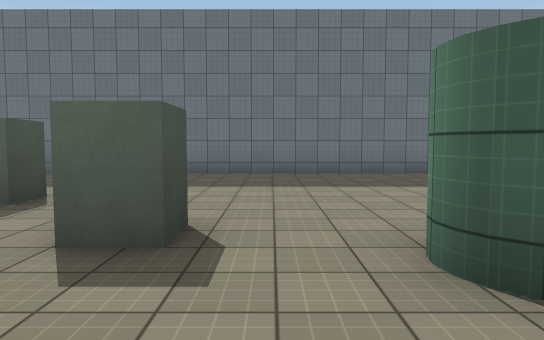
view 1 (above)

24 first-person views from a walk through a scene from a Unity 3-D project. The camera is 1.4 m above the floor, tilts 4° down and sees 70° across. The floor is counted in squares, 1.95 m on a side. Each view is taken from the middle of a square. On the plan, view 1 faces up. The plan holds only what a view shows up to about 11 squares ahead; the rest is blank. The player character is not drawn. Some surface patterns are stand-ins.

view 2
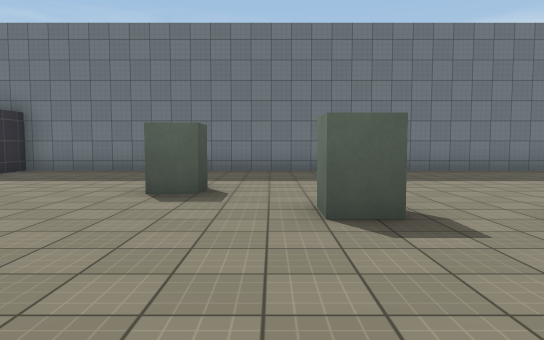

view 3
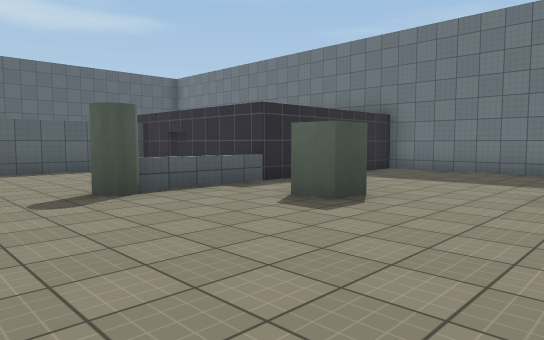

view 4
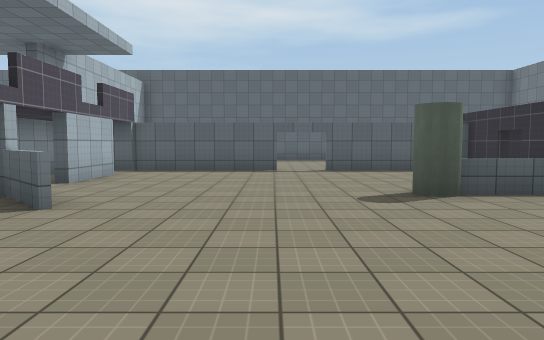

view 5
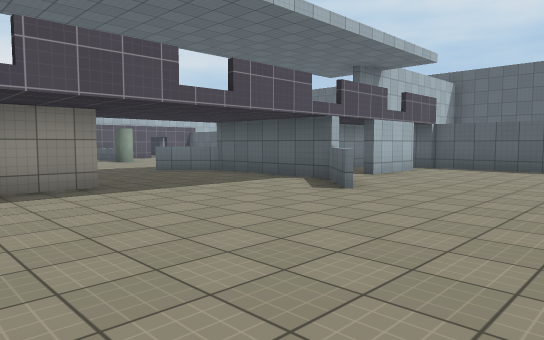

view 6
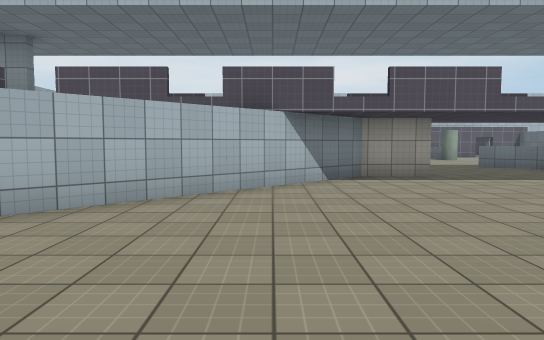

view 7
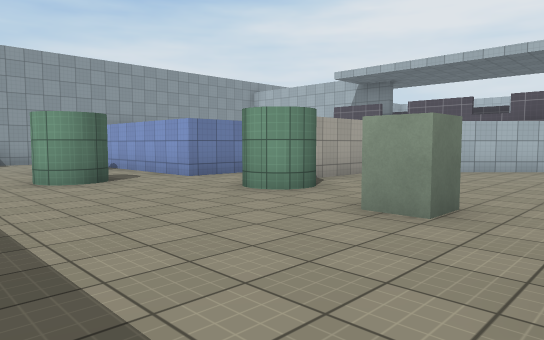

view 8
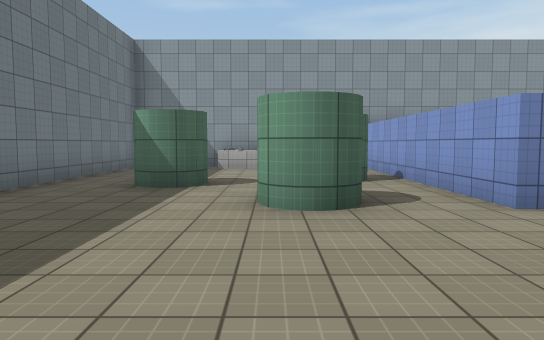

view 9
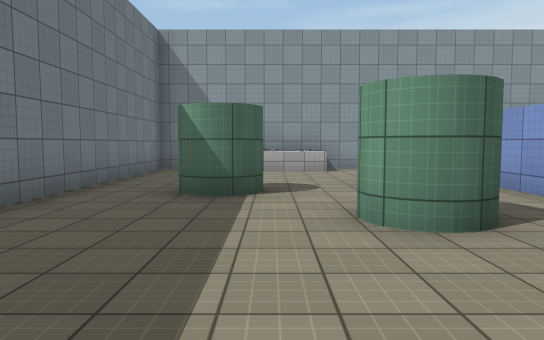

view 10
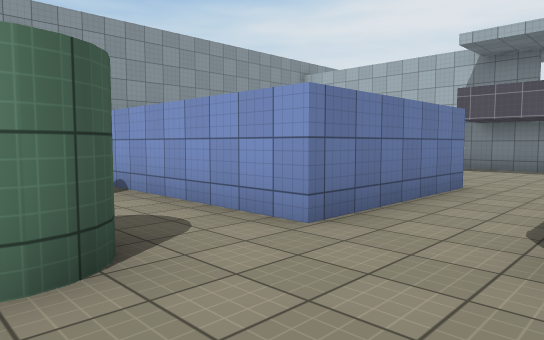

view 11
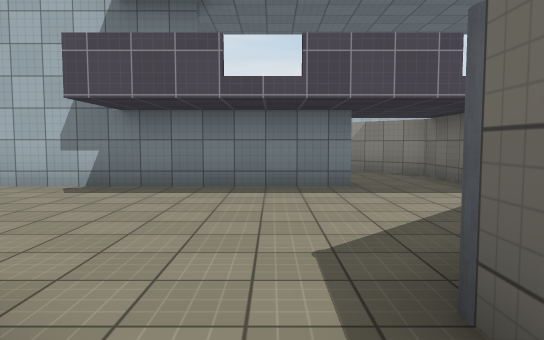

view 12
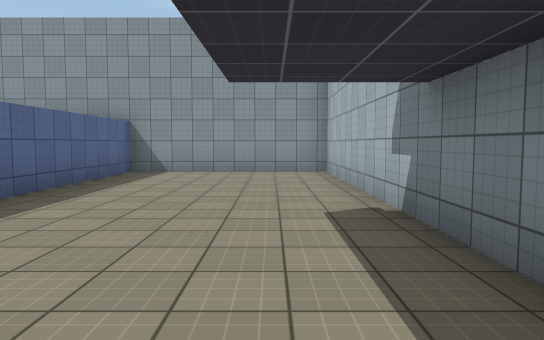

view 13
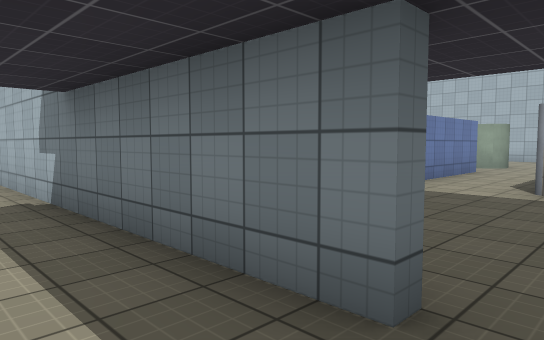

view 14
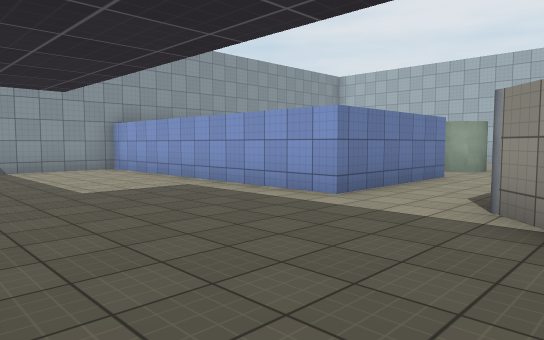

view 15
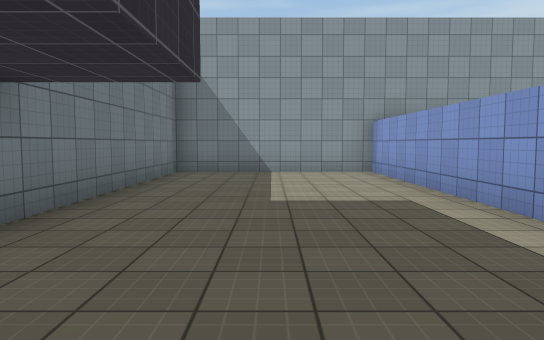

view 16
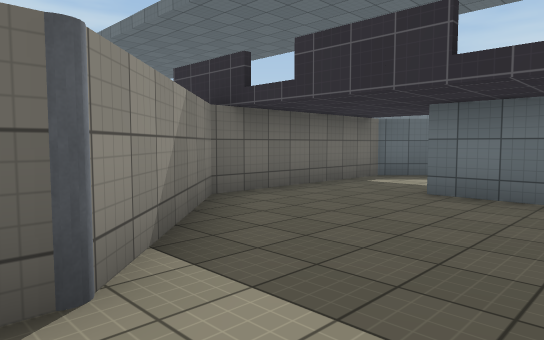

view 17
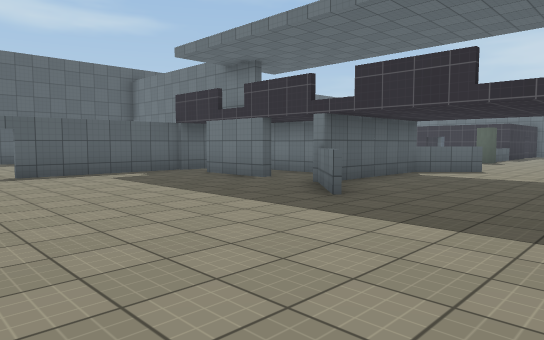

view 18
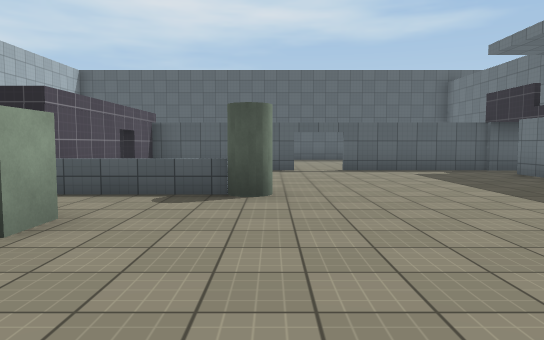

view 19
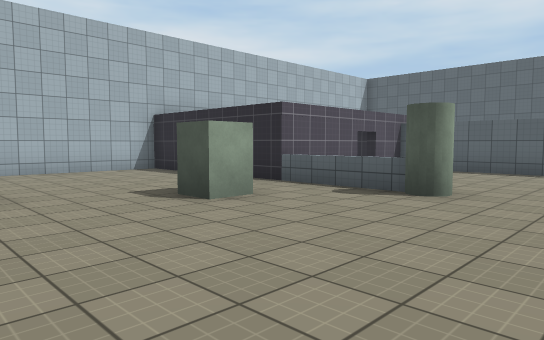

view 20
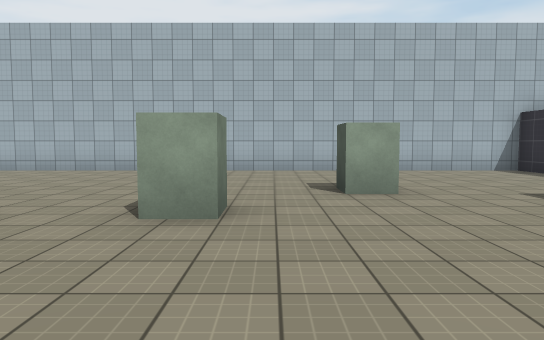

view 21
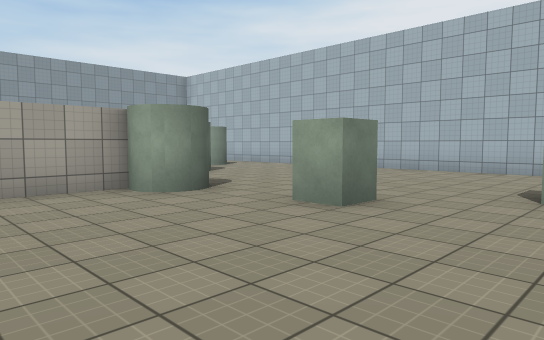

view 22
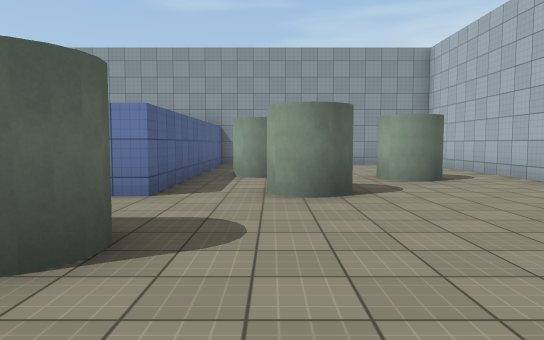

view 23
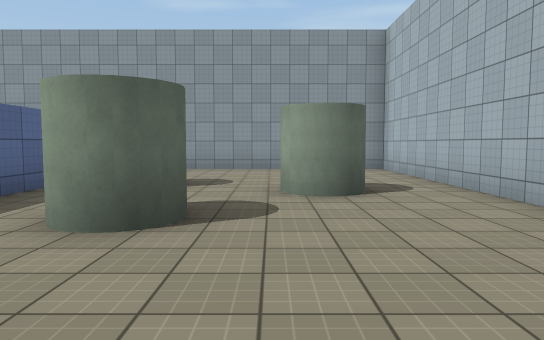

view 24
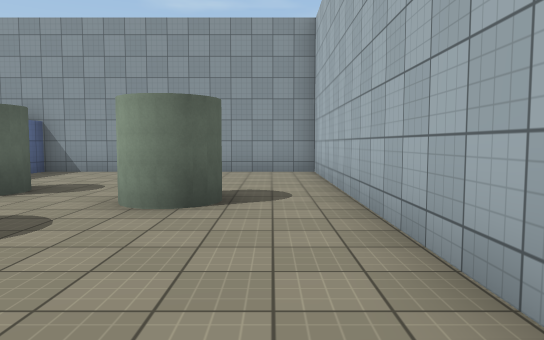

### Floor plan
Points are (right, up) in squares from view 1. A wall is a line through its corners. A room is listed if a view was taken in it or the views show most of it. See-through windows are left out.
Room 1 (views 1, 2, 3, 4, 5, 6, 7, 8, 9, 10)
walls: (2, -1) (2, 0.9); (4.2, 2.3) (10.9, 2.3); (-8.4, 4.1) (-11.1, 4.1); (-8.4, 5) (-8.4, 2.9); (-4.5, -6.4) (-2.9, -6.4) (1.5, -1.9); (-11.8, 4.1) (-13.2, 4.1) (-13.2, 0.4); (-13.2, -0.9) (-13.2, -5.1); (-12, -4.6) (-9.9, -4.6); (11.6, 3.6) (11.6, 6.2); (11.6, 9.1) (-8.4, 9.1) (-8.4, 7.8)
ways out: opening at (3.5, 2) to room 2; opening at (-5.5, -5.5) to room 4; opening at (-9, -5) to room 5; gap at (-12, -5) to room 5; opening at (-13, 0); opening at (-8, 7); gap at (-11.5, 4)
objects: cylinder (-8, 1) to (-8, 2); block (-6, 3); block (-3, 5); block (-1, 3); other object (11, 5) to (11, 6)
Room 2 (views 11, 12, 13)
walls: (4.2, -1.6) (4.2, 2.3); (2.2, -1) (2.2, -1.5); (1.6, -6.4) (11.6, -6.4) (11.6, -1.5) (6.9, -1.5); (0.4, -3.4) (-0.4, -4.2) (-0.4, -6.4)
ways out: opening at (3.5, 2) to room 1; opening at (0.5, -7) to room 3
objects: cylinder (2, -2)
Room 3 (views 14, 15)
walls: (4.2, -11.5) (11.6, -11.5) (11.6, -6.6) (5.2, -6.6); (3.1, -6.6) (1.6, -6.6); (-0.4, -6.4) (-0.4, -8.8) (1.7, -10.9)
ways out: opening at (0.5, -7) to room 2; opening at (3.5, -11.5) to room 4
objects: cylinder (2, -11)
Room 4 (views 16, 17, 18, 19, 20, 21, 22, 23, 24)
walls: (2, -14.5) (2, -13); (-8.4, -15.9) (-8.4, -18); (-7.2, -9.6) (-8.5, -8.3); (-8.4, -20.8) (-8.4, -22.1) (11.6, -22.1) (11.6, -15.3) (4.2, -15.3) (4.2, -11.5); (-11.1, -17.1) (-8.4, -17.1); (-9.9, -8.4) (-12, -8.4); (-13.2, -13.4) (-13.2, -17.1) (-11.8, -17.1); (-8.4, -4.5) (-8.4, -8.2) (-7.1, -9.6); (-7.1, -3.4) (-8.3, -4.7); (-13.2, -7.5) (-13.2, -12.1)
ways out: opening at (-5.5, -5.5) to room 1; opening at (3.5, -11.5) to room 3; opening at (-13, -13); opening at (-8, -20); gap at (-11.5, -17)
objects: cylinder (-8, -15) to (-8, -14); block (-6, -16); block (-3, -18); block (-1, -16); cylinder (1, -15) to (2, -15); cylinder (4, -18) to (5, -17); cylinder (7, -20); cylinder (7, -17) to (8, -17)
Room 5 (no view inside)
walls: (-12.6, -6.4) (-11, -6.4)
ways out: opening at (-9, -5) to room 1; gap at (-12, -5) to room 1

Positions as (right, up) in squares from view 1, and headings:
1: (0, 0), facing up
2: (-2, -1), facing up
3: (-3, -1), facing up-left
4: (-3, -1), facing left
5: (-2, 0), facing down-left
6: (-1, 2), facing down
7: (-3, 7), facing down-right
8: (0, 5), facing right
9: (1, 6), facing right
10: (2, 5), facing down-right
11: (3, 0), facing down
12: (2, -5), facing right
13: (1, -5), facing down-right
14: (1, -7), facing down-right
15: (2, -9), facing right
16: (4, -12), facing up-left
17: (-4, -14), facing up-left
18: (-3, -14), facing left
19: (-3, -12), facing down-left
20: (-2, -12), facing down
21: (-4, -12), facing down-right
22: (-1, -17), facing right
23: (1, -19), facing right
24: (2, -21), facing right
